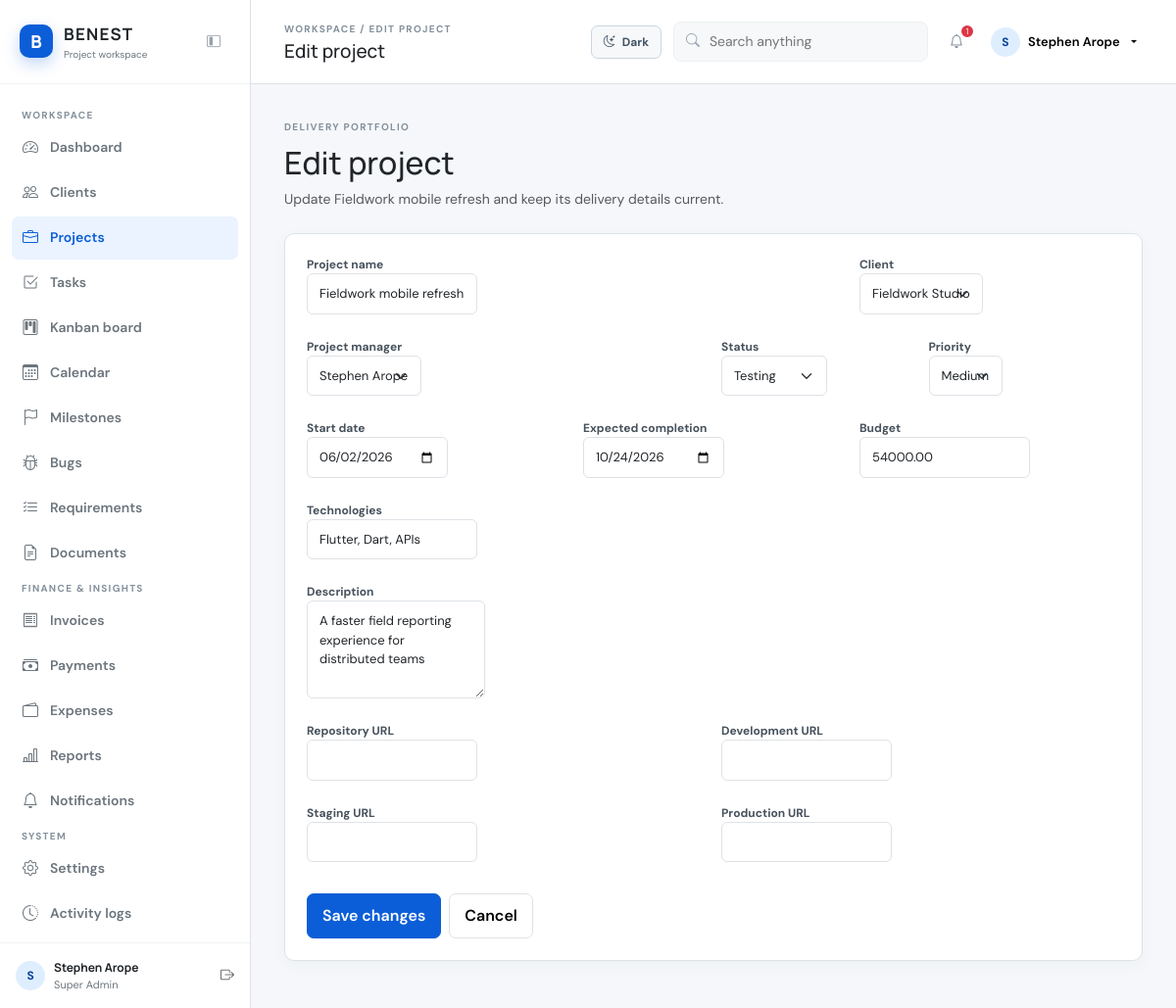
/projects/edit.php?id=2 (signed in), run on the app's committed database.
### tables this page shows
CREATE TABLE `projects` (
  `id` int(10) UNSIGNED NOT NULL,
  `client_id` int(10) UNSIGNED NOT NULL,
  `manager_id` int(10) UNSIGNED DEFAULT NULL,
  `name` varchar(180) NOT NULL,
  `description` text DEFAULT NULL,
  `start_date` date DEFAULT NULL,
  `due_date` date DEFAULT NULL,
  `actual_completion_date` date DEFAULT NULL,
  `budget` decimal(12,2) DEFAULT 0.00,
  `status` enum('Planning','Not Started','In Progress','On Hold','Under Review','Testing','Completed','Cancelled') DEFAULT 'Planning',
  `priority` enum('Low','Medium','High','Critical') DEFAULT 'Medium',
  `technologies` varchar(255) DEFAULT NULL,
  `repository_url` varchar(255) DEFAULT NULL,
  `development_url` varchar(255) DEFAULT NULL,
  `staging_url` varchar(255) DEFAULT NULL,
  `production_url` varchar(255) DEFAULT NULL,
  `created_at` timestamp NOT NULL DEFAULT current_timestamp()
);

CREATE TABLE `clients` (
  `id` int(10) UNSIGNED NOT NULL,
  `name` varchar(150) NOT NULL,
  `company` varchar(180) NOT NULL,
  `email` varchar(190) NOT NULL,
  `phone` varchar(40) DEFAULT NULL,
  `website` varchar(255) DEFAULT NULL,
  `address` text DEFAULT NULL,
  `notes` text DEFAULT NULL,
  `status` enum('active','inactive') DEFAULT 'active',
  `created_at` timestamp NOT NULL DEFAULT current_timestamp()
);

CREATE TABLE `users` (
  `id` int(10) UNSIGNED NOT NULL,
  `role_id` int(10) UNSIGNED NOT NULL,
  `name` varchar(120) NOT NULL,
  `email` varchar(190) NOT NULL,
  `password_hash` varchar(255) NOT NULL,
  `status` enum('active','inactive') NOT NULL DEFAULT 'active',
  `created_at` timestamp NOT NULL DEFAULT current_timestamp()
);

### config/config.php (called while the page is built, shortened)
<?php
function e(?string $value): string { return htmlspecialchars($value ?? '', ENT_QUOTES, 'UTF-8'); }
function url(string $path = ''): string { return BASE_URL . '/' . ltrim($path, '/'); }

### projects/edit.php (the view, shortened to what this page needs)
<?php
require_once __DIR__ . '/../includes/header.php';
$id = (int) ($_GET['id'] ?? 0);
$projectStatement = $pdo->prepare('SELECT * FROM projects WHERE id = ?');
$projectStatement->execute([$id]);
$project = $projectStatement->fetch();
$clients = $pdo->query('SELECT id, company FROM clients WHERE status = "active" ORDER BY company')->fetchAll();
$managers = $pdo->query('SELECT id, name FROM users WHERE status = "active" ORDER BY name')->fetchAll();
?>
<div class="mb-4"><span class="section-kicker">Delivery portfolio</span><h2 class="mt-2">Edit project</h2><p class="text-muted mb-0">Update <?= e($project['name']) ?> and keep its delivery details current.</p></div>
<form method="post" class="panel form-panel"><input type="hidden" name="csrf" value="<?= e(csrf_token()) ?>"><div class="row g-3"><div class="col-md-8"><label class="form-label">Project name<input name="name" class="form-control" value="<?= e($project['name']) ?>" required></label></div><div class="col-md-4"><label class="form-label">Client<select name="client_id" class="form-select" required><?php foreach ($clients as $client): ?><option value="<?= $client['id'] ?>" <?= (int) $project['client_id'] === (int) $client['id'] ? 'selected' : '' ?>><?= e($client['company']) ?></option><?php endforeach; ?></select></label></div><div class="col-md-6"><label class="form-label">Project manager<select name="manager_id" class="form-select"><option value="">Unassigned</option><?php foreach ($managers as $manager): ?><option value="<?= $manager['id'] ?>" <?= (int) $project['manager_id'] === (int) $manager['id'] ? 'selected' : '' ?>><?= e($manager['name']) ?></option><?php endforeach; ?></select></label></div><div class="col-md-3"><label class="form-label">Status<select name="status" class="form-select"><?php foreach (['Planning','Not Started','In Progress','On Hold','Under Review','Testing','Completed','Cancelled'] as $status): ?><option <?= $project['status'] === $status ? 'selected' : '' ?>><?= e($status) ?></option><?php endforeach; ?></select></label></div><div class="col-md-3"><label class="form-label">Priority<select name="priority" class="form-select"><?php foreach (['Low','Medium','High','Critical'] as $priority): ?><option <?= $project['priority'] === $priority ? 'selected' : '' ?>><?= e($priority) ?></option><?php endforeach; ?></select></label></div><div class="col-md-4"><label class="form-label">Start date<input name="start_date" type="date" class="form-control" value="<?= e($project['start_date']) ?>" required></label></div><div class="col-md-4"><label class="form-label">Expected completion<input name="due_date" type="date" class="form-control" value="<?= e($project['due_date']) ?>" required></label></div><div class="col-md-4"><label class="form-label">Budget<input name="budget" type="number" step="0.01" class="form-control" value="<?= e((string) $project['budget']) ?>"></label></div><div class="col-12"><label class="form-label">Technologies<input name="technologies" class="form-control" value="<?= e($project['technologies']) ?>"></label></div><div class="col-12"><label class="form-label">Description<textarea name="description" class="form-control" rows="4"><?= e($project['description']) ?></textarea></label></div><div class="col-md-6"><label class="form-label">Repository URL<input name="repository_url" type="url" class="form-control" value="<?= e($project['repository_url']) ?>"></label></div><div class="col-md-6"><label class="form-label">Development URL<input name="development_url" type="url" class="form-control" value="<?= e($project['development_url']) ?>"></label></div><div class="col-md-6"><label class="form-label">Staging URL<input name="staging_url" type="url" class="form-control" value="<?= e($project['staging_url']) ?>"></label></div><div class="col-md-6"><label class="form-label">Production URL<input name="production_url" type="url" class="form-control" value="<?= e($project['production_url']) ?>"></label></div></div><div class="mt-4 d-flex gap-2"><button class="btn btn-primary">Save changes</button><a href="<?= url('projects/view.php?id=' . $id) ?>" class="btn btn-light">Cancel</a></div></form>
<?php require_once __DIR__ . '/../includes/footer.php'; ?>

### assets/css/app.css (style rules this page uses)
:root { --blue:#0B5ED7;--dark-blue:#084298;--light-blue:#EAF3FF;--ink:#212529;--muted:#6C757D;--surface:#fff;--canvas:#f5f7fa;--border:#DEE2E6;--green:#198754;--amber:#d97706;--red:#dc3545;--shadow:0 12px 34px rgba(27,48,72,.08) }
* { box-sizing:border-box }
body { margin:0;background:var(--canvas);color:var(--ink);font-family:'DM Sans',sans-serif;font-size:14px }
h1,h2,h3,h4,strong,.brand strong { font-family:'Manrope',sans-serif }
a { color:inherit;text-decoration:none }
.nav-label,.section-kicker,.eyebrow { font-size:10px;letter-spacing:.13em;text-transform:uppercase;color:#84909c;font-weight:700 }
.btn { border-radius:7px;font-weight:600;padding:10px 15px }
.btn-primary { background:var(--blue);border-color:var(--blue) }
.btn-light { background:#fff;border:1px solid var(--border) }
.panel { background:#fff;border:1px solid var(--border);border-radius:10px;padding:22px;box-shadow:0 5px 18px rgba(27,48,72,.03) }
.form-panel { max-width:900px }
.form-label { font-size:12px;font-weight:700;color:#47525d }
.form-control,.form-select { border-color:var(--border);border-radius:6px;padding:10px 12px;font-size:13px }

### data on the page
projects: name "Fieldwork mobile refresh", client_id "Fieldwork Studio", manager_id "Stephen Arope", start_date "06/02/2026", due_date "10/24/2026", budget "54000.00", technologies "Flutter, Dart, APIs", description "A faster field reporting experience for distributed teams"

### other printed values
$item[1] "Dashboard"
$item[1] "Clients"
$item[1] "Projects"
$item[1] "Tasks"
$item[1] "Kanban board"
$item[1] "Calendar"
$item[1] "Milestones"
$item[1] "Bugs"
$item[1] "Requirements"
$item[1] "Documents"
$item[1] "Invoices"
$item[1] "Payments"
$item[1] "Expenses"
$item[1] "Reports"
$item[1] "Notifications"
